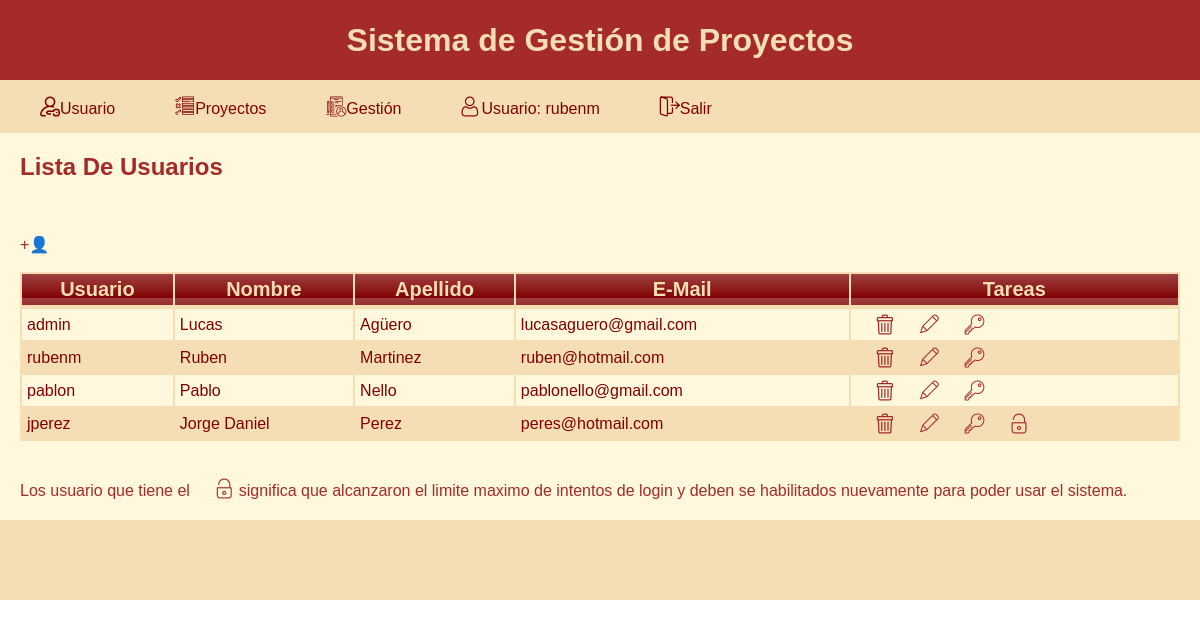
Screenshot of /home.php?menu_opcion=usuario_listar (signed in) with the database file from the repository.
### tables this page shows
CREATE TABLE `usuarios` (
  `usuario_id` int(10) NOT NULL,
  `usuario_nombre` varchar(40) NOT NULL,
  `usuario_apellido` varchar(40) NOT NULL,
  `usuario_user` varchar(20) NOT NULL,
  `usuario_password` varchar(25) NOT NULL,
  `usuario_intentos` int(1) NOT NULL DEFAULT 0,
  `usuario_email` varchar(40) NOT NULL,
  `usuario_estado` char(1) NOT NULL DEFAULT 'a'
);

### conexion.php (called while the page is built, shortened)
<?php
function db_conectar($db_datos){
	if (!($link = mysqli_connect($db_datos['db_host'] . ":" . $db_datos['db_port'], $db_datos['db_user'], $db_datos['db_pass']))) {
		echo"Ha ocurrido un error al intentar conectar  con el servidor: " . $host . "<br>";
		exit();
	}
	return $link;
}
function db_recuperar ($db_datos,$consulta){
    $conexion_db = db_conectar($db_datos);
    $resultado=mysqli_query($conexion_db, $consulta);
    return $resultado;
}
?>

### usuarios.php (the view, shortened to what this page needs)
    <?php
function usuario_listar($db_datos){
    $consulta="SELECT * FROM usuarios where (usuario_estado = 'a')";
    $resultado=db_recuperar($db_datos,$consulta);
    $contador=mysqli_num_rows($resultado);
    $intentos_max=3;
    if ($contador < 0){
        echo "La consulta no trajo resultado" . "<br>";
    }
    else{
        ?>
        <br>
        <a class="tareas" href="home.php?menu_opcion=usuario_alta" title="Crear un nuevo Usuario"><span class="btn_registrarse">&#43;&#128100;</span></a>
        <br>
        <br>
        <table class="brown_table">
            <thead>
            <tr>
                <th>Usuario</th>
                <th>Nombre</th>
                <th>Apellido</th>
                <th>E-Mail</th>
                <th>Tareas</th>
            </tr>
            </thead>
            <tbody>
                <tr>
            <?php
            while ($fila = mysqli_fetch_array($resultado)){
                $link_borrar="home.php?menu_opcion=usuario_baja&usuario_id=" . $fila['usuario_id'];
                $link_modificar="home.php?menu_opcion=usuario_modificacion&usuario_id=" . $fila['usuario_id'];
                $link_cambiar="home.php?menu_opcion=usuario_password&usuario_id=" . $fila['usuario_id'];
                $link_habilitar="home.php?menu_opcion=usuario_habilitar&usuario_id=" . $fila['usuario_id'];
                ?>
                <tr>
                    <td><?php echo $fila['usuario_user'];        ?></td>
                    <td><?php echo $fila['usuario_nombre'];      ?></td>
                    <td><?php echo $fila['usuario_apellido'];    ?></td>
                    <td><?php echo $fila['usuario_email'];       ?></td>
                    <td><a class="tareas" href="<?php echo $link_borrar   ; ?>" title="Borrar el usuario seleccionado"><span class="flaticon-basura"></span></a>
                        <a class="tareas" href="<?php echo $link_modificar; ?>" title="Editar el usuario seleccionado"><span class="flaticon-pluma"></span></a>
                        <a class="tareas" href="<?php echo $link_cambiar  ; ?>" title="Cambiar Contraseña el usuario seleccionado"><span class="flaticon-llave"></span></a>
                        <?php
                        if ($fila['usuario_intentos'] >= $intentos_max){
                            ?>
                            <a class="tareas" href="<?php echo $link_habilitar  ; ?>" title="Habilitar Login el usuario seleccionado"><span class="flaticon-candado"></span></a>
                        <?php
                        }
                        ?>
                    </td>
                </tr>
            <?php
            }
            ?>
            </tr>
            </tbody>
        </table>
        <br>
        <br>
        <p>Los usuario que tiene el <span class="flaticon-candado"></span> significa que alcanzaron el limite maximo de intentos de login y deben se habilitados nuevamente para poder usar el sistema.</p>
    <?php
    }
}
?>

### css/estilos.css (style rules this page uses)
* { margin: 0; padding: 0; box-sizing: border-box; font-family: sans-serif; }
body { color: #A52A2A; margin: 0; padding: 0px; width: 100%; height: 100%; }
.tareas { text-decoration: none; color: #A52A2A; }
table.brown_table { background-color: #F5DEB3; width: 100%; text-align: left; }
table.brown_table td, table.brown_table th { border: 0px solid #AAAAAA; padding: 4px 5px; }
table.brown_table tbody td { font-size: 16px; color: #800000; }
table.brown_table tr:nth-child(even) { background: #FFF8DC; }
table.brown_table thead { background: #800000; background: -moz-linear-gradient(top, #a04040 0%, #8c1919 66%, #800000 100%); background: -webkit-linear-gradient(top, #a04040 0%, #8c1919 66%, #800000 100%); background: linear-gradient(to bottom, #a04040 0%, #8c1919 66%, #800000 100%); border-bottom: 7px solid #444444; }
table.brown_table thead th { font-size: 20px; font-weight: bold; color: #F5DEB3; text-align: center; }

### css/menu.css (style rules this page uses)
* { margin: 0; padding: 0; box-sizing: border-box; font-family: sans-serif; }

### rows the page displays
usuarios: usuario_user "admin", usuario_nombre "Lucas", usuario_apellido "Agüero", usuario_email "lucasaguero@gmail.com"
usuarios: usuario_user "rubenm", usuario_nombre "Ruben", usuario_apellido "Martinez", usuario_email "ruben@hotmail.com"
usuarios: usuario_user "pablon", usuario_nombre "Pablo", usuario_apellido "Nello", usuario_email "pablonello@gmail.com"
usuarios: usuario_user "jperez", usuario_nombre "Jorge Daniel", usuario_apellido "Perez", usuario_email "peres@hotmail.com"

### other values shown
$_SESSION['user'] "rubenm"
$titulo_pagina "Lista De Usuarios"
